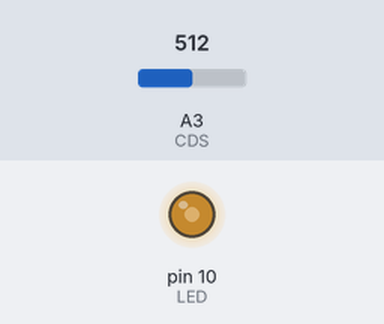
Bench run of a sketch on a simulated Arduino Uno, built with avr-gcc and run on an emulated ATmega328P. Shown: output pins drawn as LEDs (lit = HIGH). Inputs (shaded band) come from the test bench; at power-on: A3 (CDS) = 512.

Above: at 1.2 s.
1.3 s: A3 (CDS) set to 716
At 2.5 s:
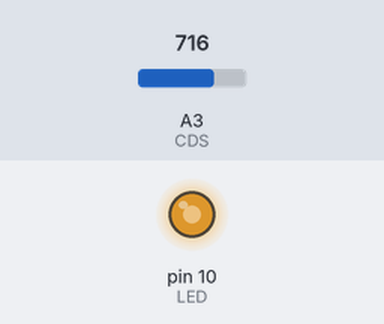
2.8 s: A3 (CDS) set to 900
At 3.7 s:
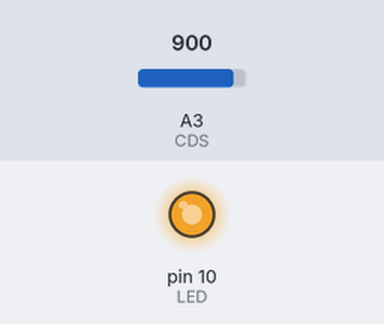
4.3 s: A3 (CDS) set to 122
At 4.9 s:
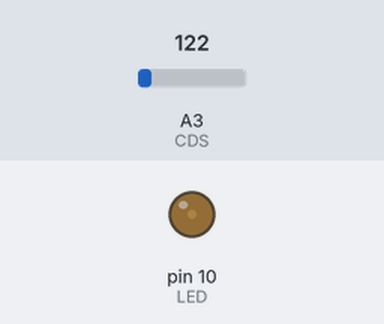
5.8 s: A3 (CDS) set to 0
At 7.0 s:
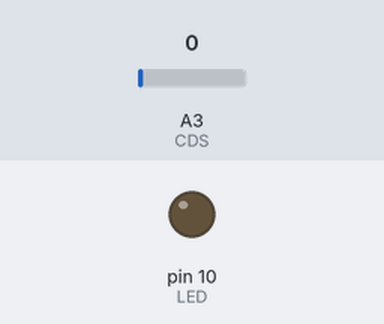
7.3 s: A3 (CDS) set to 511
At 8.3 s:
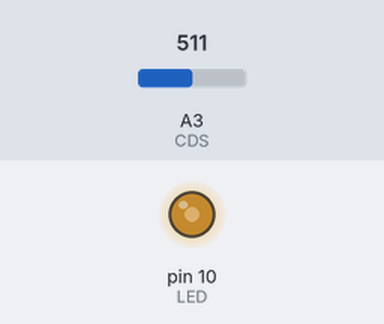
Timing chart, 0 to 9.8 s (numbered marks = the images above; inputs shaded):
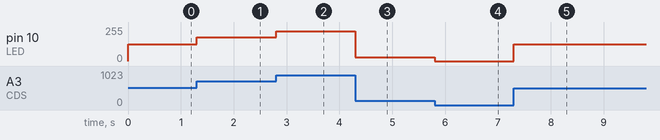

The sketch:

220412_CDS.ino
```cpp
#define CDS A3
#define LED 10

void setup() {
  pinMode(CDS, INPUT);
  pinMode(LED, OUTPUT);
}

void loop() {
  int analogIn = analogRead(A3);
  int analogOut = map(analogIn, 0, 1023, 0, 255);
  analogWrite(LED, analogOut);

}
```

Measured:
- after the input at 1.3 s, pin 10 (LED): 127/255 → 178/255 at once
- after the input at 2.8 s, pin 10 (LED): 178/255 → 224/255 at once
- after the input at 4.3 s, pin 10 (LED): 224/255 → 30/255 at once
- after the input at 5.8 s, pin 10 (LED): 30/255 → 0/255 at once
- after the input at 7.3 s, pin 10 (LED): 0/255 → 127/255 at once
